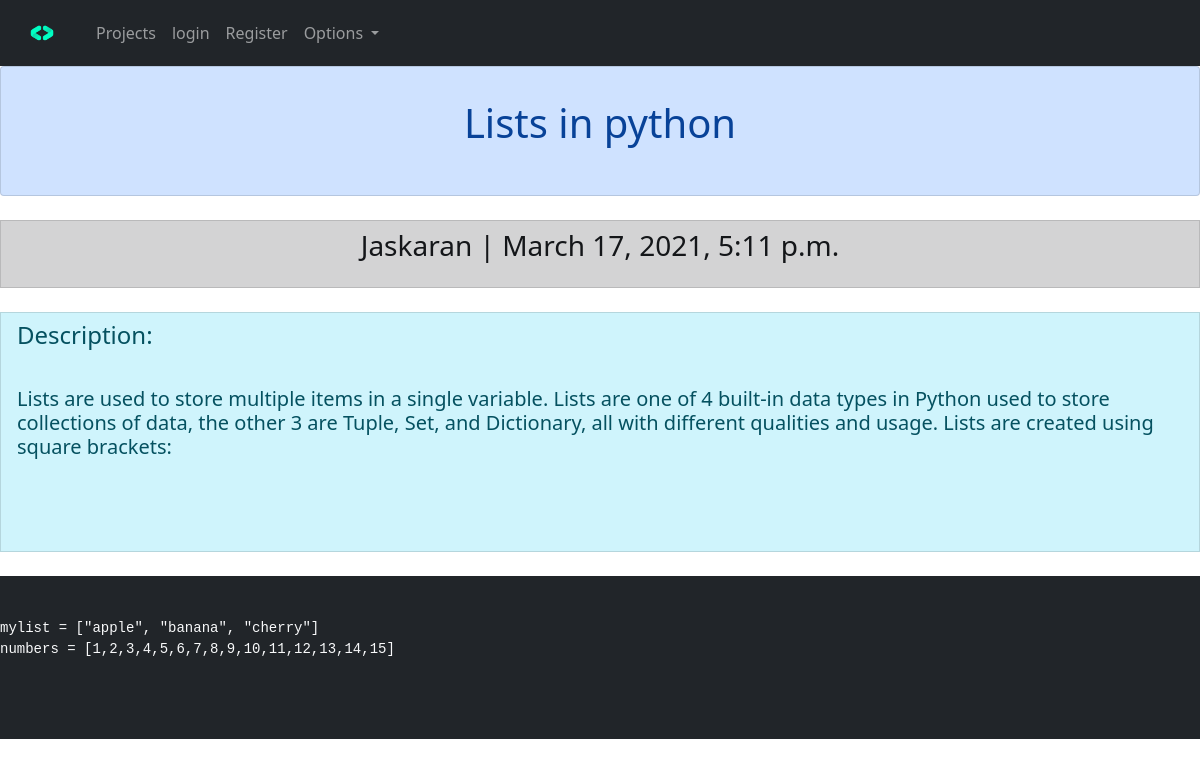
Page /view_post/6 on the committed database.
### repo/models.py (models this page shows, shortened)
class Post(models.Model):
    titel=models.CharField(max_length=50)
    datetime=models.DateTimeField(default=timezone.now)
    author=models.CharField(max_length=30)
    description=models.TextField()
    code=models.TextField()

### repo/views.py (the view)
# urls.py: path('view_post/<int:pk>',views.ViewPost.as_view(),name='view_post'),
class ViewPost(DetailView):
    model =Post
    template_name ="view_posts.html"

### repo/templates/view_posts.html (shortened to what this page needs)
{% extends 'base.html' %}
{% block content %}
<ul class="list-group">
    <li class="list-group-item list-group-item-action list-group-item-primary">
        <br>
        <figure class="text-center">
            <blockquote class="blockquote">
              <h1>{{post.titel}}</h1>
            </blockquote>
          </figure>
        <br>
    </li>
</ul>
<br>
<li class="list-group-item list-group-item-action list-group-item-dark">
    <figure class="text-center">
        <blockquote class="blockquote">
          <h3>{{post.author}}   |   {{post.datetime}}</h3>
        </blockquote>
      </figure>
</li>
<br>
<li class="list-group-item list-group-item-action list-group-item-info">
    <figure>
        <blockquote class="blockquote">
            <h4>Description:</h4>
            <br>
            <h5>{{post.description}}</h5>
            <br>
            <br>
        </blockquote>
      </figure>
</li>
<br>
<div class='bg-dark text-light'>
        <pre>
            <code class="pythoncolor">
                <p>{{post.code}}</p>
            </code>
        </pre>
</div>
<br>
<br>
{% endblock %}

### rows in the picture
Post: titel "Lists in python", author "Jaskaran", datetime "March 17, 2021, 5:11 p.m.", description "Lists are used to store multiple items in a single variable. Lists are one of 4 built-in data types in Python used to store collections of data, the other 3 are Tuple, Set, and Dictionary, all with different qualities and usage. Lists are created using square brackets:", code "mylist = [\"apple\", \"banana\", \"cherry\"] numbers = [1,2,3,4,5,6,7,8,9,10,11,12,13,14,15]"
